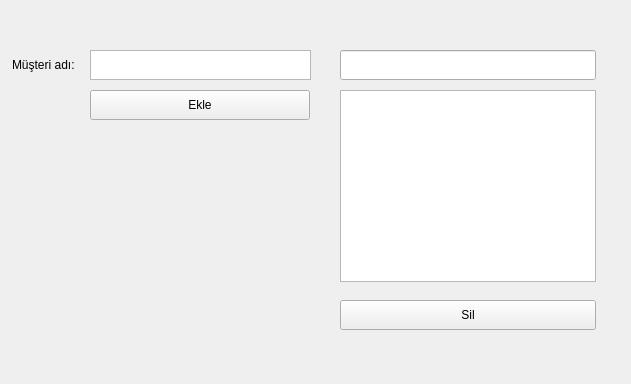
<?xml version="1.0" encoding="UTF-8"?>
<ui version="4.0">
 <class>Form</class>
 <widget class="QWidget" name="Form">
  <property name="geometry">
   <rect>
    <x>0</x>
    <y>0</y>
    <width>631</width>
    <height>384</height>
   </rect>
  </property>
  <property name="windowTitle">
   <string>Müşteri Ekle/Sil</string>
  </property>
  <widget class="QTextEdit" name="musteriAdi">
   <property name="geometry">
    <rect>
     <x>90</x>
     <y>50</y>
     <width>221</width>
     <height>30</height>
    </rect>
   </property>
   <property name="html">
    <string>&lt;!DOCTYPE HTML PUBLIC &quot;-//W3C//DTD HTML 4.0//EN&quot; &quot;http://www.w3.org/TR/REC-html40/strict.dtd&quot;&gt;
&lt;html&gt;&lt;head&gt;&lt;meta name=&quot;qrichtext&quot; content=&quot;1&quot; /&gt;&lt;style type=&quot;text/css&quot;&gt;
p, li { white-space: pre-wrap; }
&lt;/style&gt;&lt;/head&gt;&lt;body style=&quot; font-family:'MS Shell Dlg 2'; font-size:7.8pt; font-weight:400; font-style:normal;&quot;&gt;
&lt;p style=&quot;-qt-paragraph-type:empty; margin-top:0px; margin-bottom:0px; margin-left:0px; margin-right:0px; -qt-block-indent:0; text-indent:0px;&quot;&gt;&lt;br /&gt;&lt;/p&gt;&lt;/body&gt;&lt;/html&gt;</string>
   </property>
  </widget>
  <widget class="QPushButton" name="kaydetButonu">
   <property name="geometry">
    <rect>
     <x>90</x>
     <y>90</y>
     <width>220</width>
     <height>30</height>
    </rect>
   </property>
   <property name="text">
    <string>Ekle</string>
   </property>
  </widget>
  <widget class="QLabel" name="label">
   <property name="geometry">
    <rect>
     <x>12</x>
     <y>50</y>
     <width>71</width>
     <height>30</height>
    </rect>
   </property>
   <property name="text">
    <string>Müşteri adı:</string>
   </property>
  </widget>
  <widget class="QPushButton" name="silButonu">
   <property name="geometry">
    <rect>
     <x>340</x>
     <y>300</y>
     <width>256</width>
     <height>30</height>
    </rect>
   </property>
   <property name="text">
    <string>Sil</string>
   </property>
  </widget>
  <widget class="QTableView" name="musteriListesi">
   <property name="geometry">
    <rect>
     <x>340</x>
     <y>90</y>
     <width>256</width>
     <height>192</height>
    </rect>
   </property>
   <property name="autoFillBackground">
    <bool>false</bool>
   </property>
   <property name="alternatingRowColors">
    <bool>true</bool>
   </property>
   <property name="iconSize">
    <size>
     <width>0</width>
     <height>0</height>
    </size>
   </property>
   <property name="sortingEnabled">
    <bool>true</bool>
   </property>
  </widget>
  <widget class="QLineEdit" name="arama">
   <property name="geometry">
    <rect>
     <x>340</x>
     <y>50</y>
     <width>256</width>
     <height>30</height>
    </rect>
   </property>
  </widget>
 </widget>
 <resources/>
 <connections/>
</ui>
